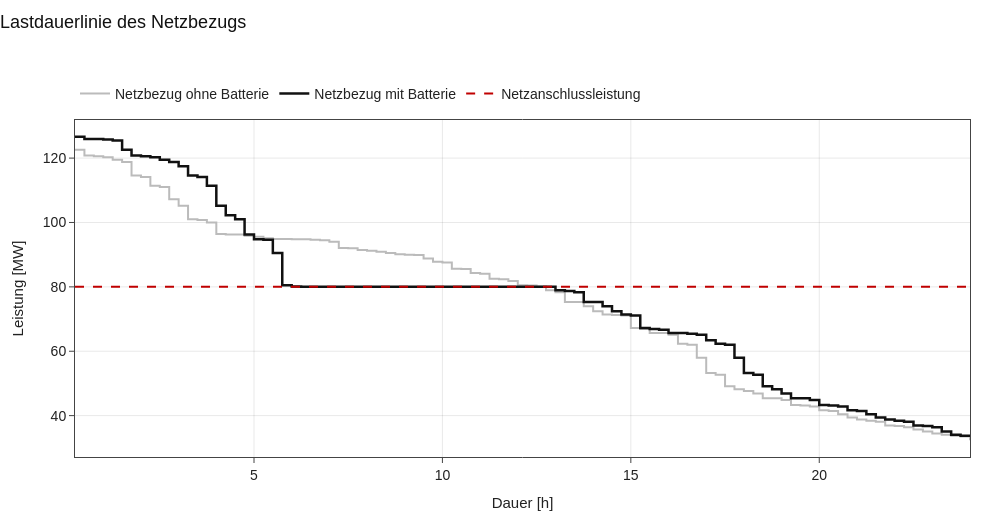

Here is the notebook cell this chart was saved with:
### Markdown cell above
### 10 · Lastdauerlinie

Nach Höhe sortierte Leistung über den Tag: zeigt, wie viele Stunden welche Leistung ansteht.
Die Batterie schneidet den oberen Teil der Netzbezugs-Dauerlinie ab.

### Code cell
dauer = np.arange(1, T + 1) * dt_h    # kumulierte Stunden
gl_sort = np.sort(res["Gesamtlast"].to_numpy())[::-1]
nb_sort = np.sort(res["Netzbezug"].to_numpy())[::-1]
oh_sort = np.sort(netz_ohne_speicher.to_numpy())[::-1]

fig = go.Figure()
fig.add_trace(go.Scatter(x=dauer, y=oh_sort, name="Netzbezug ohne Batterie", line_shape="hv",
                         line=dict(color="#bbbbbb", width=2)))
fig.add_trace(go.Scatter(x=dauer, y=nb_sort, name="Netzbezug mit Batterie", line_shape="hv",
                         line=dict(color=FARBEN["netz"], width=2.5)))
fig.add_trace(go.Scatter(x=dauer, y=[P_netz_normal] * T, name="Netzanschlussleistung",
                         line=dict(color=FARBEN["limit"], dash="dash", width=2)))
basis_layout(fig, "Lastdauerlinie des Netzbezugs", zeit_achse=False)
fig.update_xaxes(title_text="Dauer [h]")
fig.show(config=PLOT_CONFIG)
